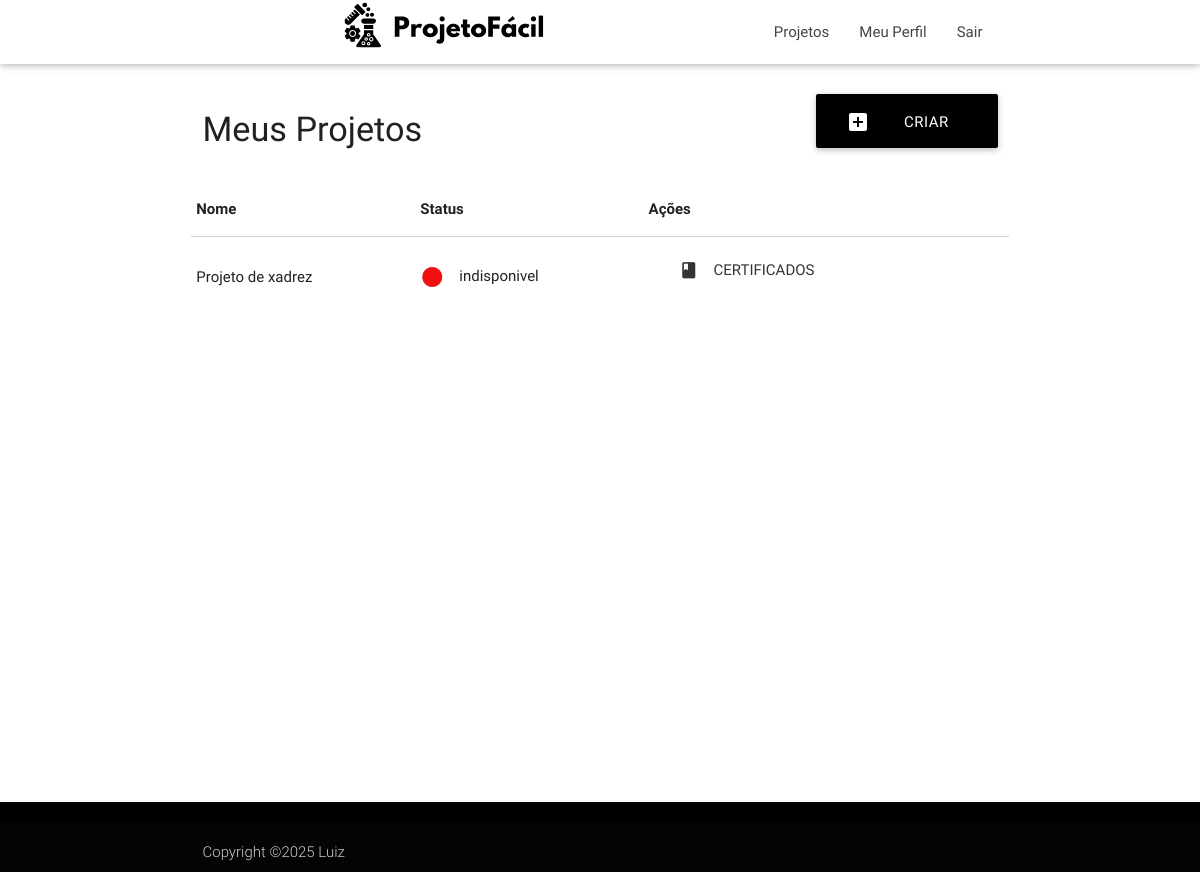
Page /login/professor/professor.php (signed in) on the earlier database version.
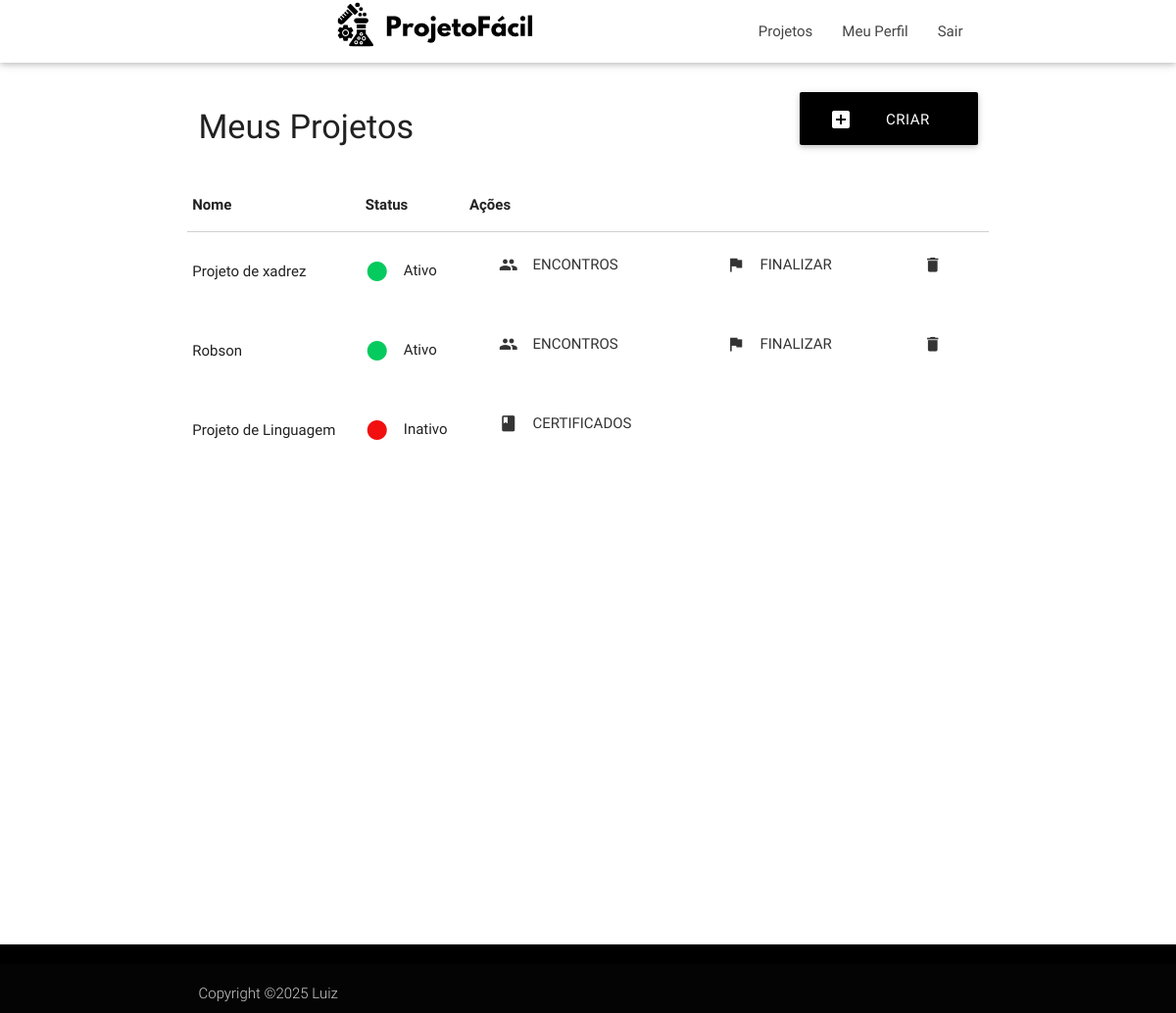
Same page on the later database version.
### tables this page shows
CREATE TABLE IF NOT EXISTS `projeto` (
  `id_projeto` int NOT NULL AUTO_INCREMENT,
  `nome_projeto` varchar(255) DEFAULT NULL,
  `situacao` varchar(255) DEFAULT NULL,
  `fk_projeto_id_professor` int DEFAULT NULL,
  `data_finalizacao` date NOT NULL,
  PRIMARY KEY (`id_projeto`),
  KEY `fk_projeto_id_professor` (`fk_projeto_id_professor`)
);

### Crud/crud_projeto/listar.php (the view, shortened to what this page needs)
<?php
$conexao = conectar();
$sql = "SELECT * FROM projeto WHERE fk_projeto_id_professor =" .  $_SESSION['usuario'][1]." ORDER BY situacao ASC";
$resultado = mysqli_query($conexao, $sql);
$quantidade_linha = $resultado->num_rows;
if ($quantidade_linha == 0) {
    echo "Você não tem projetos cadastrados!";
} else {
?>
    <table class="highlight">
        <thead>
            <tr>
                <th>Nome</th>
                <th>Status</th>
                <th>Ações</th>
            </tr>
        </thead>
        <tbody>
            <?php
            while ($dados = mysqli_fetch_assoc($resultado)) {
                if ($dados['situacao'] == "Ativo") {
                    echo '<tr>';
                    echo '<td>' . $dados['nome_projeto'] . '</td>';
                    echo '<td>' . '<i class="material-icons left" style="color: #05CA5D;">brightness_1</i>' . $dados['situacao'] . '</td>';
                    echo '<td> <a href="../../Crud/crud_encontro/listar.php?id_projeto=' . $dados['id_projeto'] . '" class="waves-effect waves-light  btn-flat"><i class="material-icons left">people</i>Encontros</a></a> </td>';
                    echo '<td> <a href="../../Crud/crud_projeto/finalizar.php?id_projeto=' . $dados['id_projeto'] . '" class="waves-effect waves-light  btn-flat"><i class="material-icons left">flag</i>Finalizar</a></a></td>';
                    echo '<td>  <a href="../../Crud/crud_projeto/excluir.php?id_projeto=' . $dados['id_projeto'] . '" class="waves-effect waves-light  btn-flat"><i class="material-icons">delete</i></a></td>';
                    echo '</tr>';
                } else {
                    echo '<tr>';
                    echo '<td>' . $dados['nome_projeto'] . '</td>';
                    echo '<td>' . '<i class="material-icons left" style="color: #F20F10;">brightness_1</i>' . $dados['situacao'] . '</td>';
                    echo '<td> <a href="../../Login/professor/certificadoAluno.php?fk_projeto_id_professor=' . $dados['fk_projeto_id_professor'] . '" class="waves-effect waves-light  btn-flat"><i class="material-icons left">book</i>Certificados</a></td>';
                    echo '</tr>';
                }
            }
            ?>
        </tbody>
    </table>
<?php
}

### Login/professor/professor.php (shortened to what this page needs)
<!DOCTYPE html>
<html lang="pt-br">
<head>
    <link href="../../Style/css/materialize.min.css" type="text/css" rel="stylesheet" media="screen,projection" />
    <link href="../../Style/css/style.css" type="text/css" rel="stylesheet" media="screen,projection" />
</head>
<body>
    <div id="navbar" class="navbar-fixed scrollspy">
        <nav class="white">
            <div class="nav-wrapper container">
                <div class="container">
                    <a class="brand-logo"><img src="../../Style/images/logo.svg" style="height: 50px;"></a>
                </div>
                <ul class="right hide-on-med-and-down">
                    <li><a href=""  > Projetos</a></li>
                    <li><a href="../../Crud/crud_perfil/inicial.php"  >Meu Perfil</a></li>
                    <li><a href="../../index.php"  >Sair</a></li>
                </ul>
            </div>
        </nav>
    </div>
    <div class="container section scrollspy">
        <div class="section">
            <div class="row">
                <div class="col s9">
                    <h4>Meus Projetos</h4>
                </div>
                <div class="col s3">
                    <div>
                        <a href="../../Crud/crud_projeto/formcad.php" class="waves-effect waves-light black btn-large"><i class="material-icons left">add_box</i>criar novo projeto</a>
                    </div>
                </div>
            </div>
            <div class="row">
             <?php
             require_once "../../Crud/crud_projeto/listar.php";
             ?>
            </div>
        </div>
    </div>
    <footer class="page-footer black lighten-1">
        <div class="footer-copyright">
            <div class="container">
                <p>Copyright ©2025 Luiz</p>
            </div>
        </div>
    </footer>
</body>
</html>

### Style/css/style.css (style rules this page uses)
nav ul a, nav .brand-logo { color: #444; }
p { line-height: 2rem; }
footer.page-footer { margin: 0; margin-top: 434px; }
nav { overflow: visible; }
nav li a { -webkit-transition: background .3s ease-in-out; -moz-transition: background .3s ease-in-out; transition: background .3s ease-in-out; }
h4, table { font-family: "Arimo", serif; font-optical-sizing: auto; font-style: normal; }

Differences in the rows shown:
changed projeto "Projeto de xadrez": situacao "indisponivel" → "Ativo"; situacao "CERTIFICADOS" → "ENCONTROS FINALIZAR"
added projeto: nome_projeto "Robson", situacao "Ativo"
added projeto: nome_projeto "Projeto de Linguagem", situacao "Inativo"
